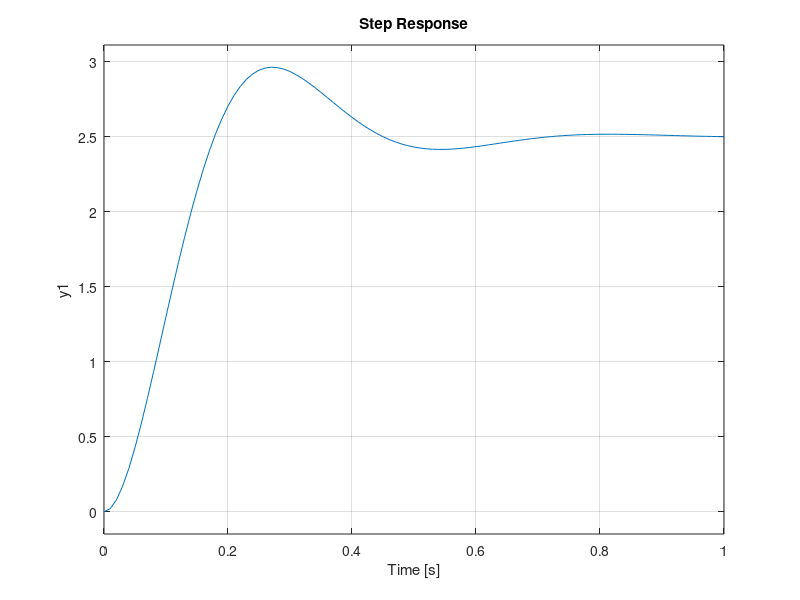

This figure's MATLAB source:
%% Gmeter

clear
%fit = 1-exp(-a*b*x)/sqrt(1-a^2)*sin(b*sqrt(1-a^2)*x+atan(sqrt(1-a^2)/a))
zeta = 0.4733;
wn = 13.14;

sys_meter = tf([wn^2*2.5],[1, 2*zeta*wn, wn^2]); 
step(sys_meter)